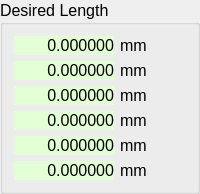
           <widget class="QGroupBox" name="groupBox_7">
            <property name="font">
             <font>
              <pointsize>12</pointsize>
             </font>
            </property>
            <property name="title">
             <string>Desired Length</string>
            </property>
            <layout class="QVBoxLayout" name="verticalLayout_30">
             <item>
              <layout class="QVBoxLayout" name="verticalLayout_35">
               <item>
                <layout class="QHBoxLayout" name="horizontalLayout_49">
                 <item>
                  <widget class="QLabel" name="label_153">
                   <property name="minimumSize">
                    <size>
                     <width>100</width>
                     <height>0</height>
                    </size>
                   </property>
                   <property name="font">
                    <font>
                     <pointsize>12</pointsize>
                    </font>
                   </property>
                   <property name="styleSheet">
                    <string notr="true">background-color: rgb(227, 255, 213);</string>
                   </property>
                   <property name="text">
                    <string>0.000000</string>
                   </property>
                   <property name="alignment">
                    <set>Qt::AlignRight|Qt::AlignTrailing|Qt::AlignVCenter</set>
                   </property>
                  </widget>
                 </item>
                 <item>
                  <widget class="QLabel" name="label_154">
                   <property name="font">
                    <font>
                     <pointsize>12</pointsize>
                    </font>
                   </property>
                   <property name="text">
                    <string>mm</string>
                   </property>
                  </widget>
                 </item>
                </layout>
               </item>
               <item>
                <layout class="QHBoxLayout" name="horizontalLayout_50">
                 <item>
                  <widget class="QLabel" name="label_155">
                   <property name="minimumSize">
                    <size>
                     <width>100</width>
                     <height>0</height>
                    </size>
                   </property>
                   <property name="font">
                    <font>
                     <pointsize>12</pointsize>
                    </font>
                   </property>
                   <property name="styleSheet">
                    <string notr="true">background-color: rgb(227, 255, 213);</string>
                   </property>
                   <property name="text">
                    <string>0.000000</string>
                   </property>
                   <property name="alignment">
                    <set>Qt::AlignRight|Qt::AlignTrailing|Qt::AlignVCenter</set>
                   </property>
                  </widget>
                 </item>
                 <item>
                  <widget class="QLabel" name="label_156">
                   <property name="font">
                    <font>
                     <pointsize>12</pointsize>
                    </font>
                   </property>
                   <property name="text">
                    <string>mm</string>
                   </property>
                  </widget>
                 </item>
                </layout>
               </item>
               <item>
                <layout class="QHBoxLayout" name="horizontalLayout_51">
                 <item>
                  <widget class="QLabel" name="label_157">
                   <property name="minimumSize">
                    <size>
                     <width>100</width>
                     <height>0</height>
                    </size>
                   </property>
                   <property name="font">
                    <font>
                     <pointsize>12</pointsize>
                    </font>
                   </property>
                   <property name="styleSheet">
                    <string notr="true">background-color: rgb(227, 255, 213);</string>
                   </property>
                   <property name="text">
                    <string>0.000000</string>
                   </property>
                   <property name="alignment">
                    <set>Qt::AlignRight|Qt::AlignTrailing|Qt::AlignVCenter</set>
                   </property>
                  </widget>
                 </item>
                 <item>
                  <widget class="QLabel" name="label_158">
                   <property name="font">
                    <font>
                     <pointsize>12</pointsize>
                    </font>
                   </property>
                   <property name="text">
                    <string>mm</string>
                   </property>
                  </widget>
                 </item>
                </layout>
               </item>
               <item>
                <layout class="QHBoxLayout" name="horizontalLayout_52">
                 <item>
                  <widget class="QLabel" name="label_159">
                   <property name="minimumSize">
                    <size>
                     <width>100</width>
                     <height>0</height>
                    </size>
                   </property>
                   <property name="font">
                    <font>
                     <pointsize>12</pointsize>
                    </font>
                   </property>
                   <property name="styleSheet">
                    <string notr="true">background-color: rgb(227, 255, 213);</string>
                   </property>
                   <property name="text">
                    <string>0.000000</string>
                   </property>
                   <property name="alignment">
                    <set>Qt::AlignRight|Qt::AlignTrailing|Qt::AlignVCenter</set>
                   </property>
                  </widget>
                 </item>
                 <item>
                  <widget class="QLabel" name="label_160">
                   <property name="font">
                    <font>
                     <pointsize>12</pointsize>
                    </font>
                   </property>
                   <property name="text">
                    <string>mm</string>
                   </property>
                  </widget>
                 </item>
                </layout>
               </item>
               <item>
                <layout class="QHBoxLayout" name="horizontalLayout_53">
                 <item>
                  <widget class="QLabel" name="label_161">
                   <property name="minimumSize">
                    <size>
                     <width>100</width>
                     <height>0</height>
                    </size>
                   </property>
                   <property name="font">
                    <font>
                     <pointsize>12</pointsize>
                    </font>
                   </property>
                   <property name="styleSheet">
                    <string notr="true">background-color: rgb(227, 255, 213);</string>
                   </property>
                   <property name="text">
                    <string>0.000000</string>
                   </property>
                   <property name="alignment">
                    <set>Qt::AlignRight|Qt::AlignTrailing|Qt::AlignVCenter</set>
                   </property>
                  </widget>
                 </item>
                 <item>
                  <widget class="QLabel" name="label_162">
                   <property name="font">
                    <font>
                     <pointsize>12</pointsize>
                    </font>
                   </property>
                   <property name="text">
                    <string>mm</string>
                   </property>
                  </widget>
                 </item>
                </layout>
               </item>
               <item>
                <layout class="QHBoxLayout" name="horizontalLayout_54">
                 <item>
                  <widget class="QLabel" name="label_163">
                   <property name="minimumSize">
                    <size>
                     <width>100</width>
                     <height>0</height>
                    </size>
                   </property>
                   <property name="font">
                    <font>
                     <pointsize>12</pointsize>
                    </font>
                   </property>
                   <property name="styleSheet">
                    <string notr="true">background-color: rgb(227, 255, 213);</string>
                   </property>
                   <property name="text">
                    <string>0.000000</string>
                   </property>
                   <property name="alignment">
                    <set>Qt::AlignRight|Qt::AlignTrailing|Qt::AlignVCenter</set>
                   </property>
                  </widget>
                 </item>
                 <item>
                  <widget class="QLabel" name="label_164">
                   <property name="font">
                    <font>
                     <pointsize>12</pointsize>
                    </font>
                   </property>
                   <property name="text">
                    <string>mm</string>
                   </property>
                  </widget>
                 </item>
                </layout>
               </item>
              </layout>
             </item>
            </layout>
           </widget>
